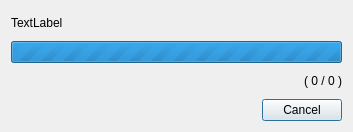
<?xml version="1.0" encoding="UTF-8"?>
<ui version="4.0">
 <class>WorkingDialog</class>
 <widget class="QDialog" name="WorkingDialog">
  <property name="geometry">
   <rect>
    <x>0</x>
    <y>0</y>
    <width>353</width>
    <height>132</height>
   </rect>
  </property>
  <property name="windowTitle">
   <string>Dialog</string>
  </property>
  <layout class="QVBoxLayout" name="verticalLayout">
   <item>
    <widget class="QLabel" name="descriptionLabel">
     <property name="text">
      <string>TextLabel</string>
     </property>
    </widget>
   </item>
   <item>
    <widget class="QProgressBar" name="progressBar">
     <property name="maximum">
      <number>0</number>
     </property>
     <property name="value">
      <number>0</number>
     </property>
    </widget>
   </item>
   <item>
    <widget class="QLabel" name="progressLabel">
     <property name="text">
      <string>( 0 / 0 )</string>
     </property>
     <property name="alignment">
      <set>Qt::AlignRight|Qt::AlignTrailing|Qt::AlignVCenter</set>
     </property>
    </widget>
   </item>
   <item>
    <layout class="QHBoxLayout" name="horizontalLayout">
     <item>
      <spacer name="horizontalSpacer">
       <property name="orientation">
        <enum>Qt::Horizontal</enum>
       </property>
       <property name="sizeHint" stdset="0">
        <size>
         <width>40</width>
         <height>20</height>
        </size>
       </property>
      </spacer>
     </item>
     <item>
      <widget class="QPushButton" name="cancelPushButton">
       <property name="text">
        <string>Cancel</string>
       </property>
      </widget>
     </item>
    </layout>
   </item>
  </layout>
 </widget>
 <resources/>
 <connections/>
</ui>
